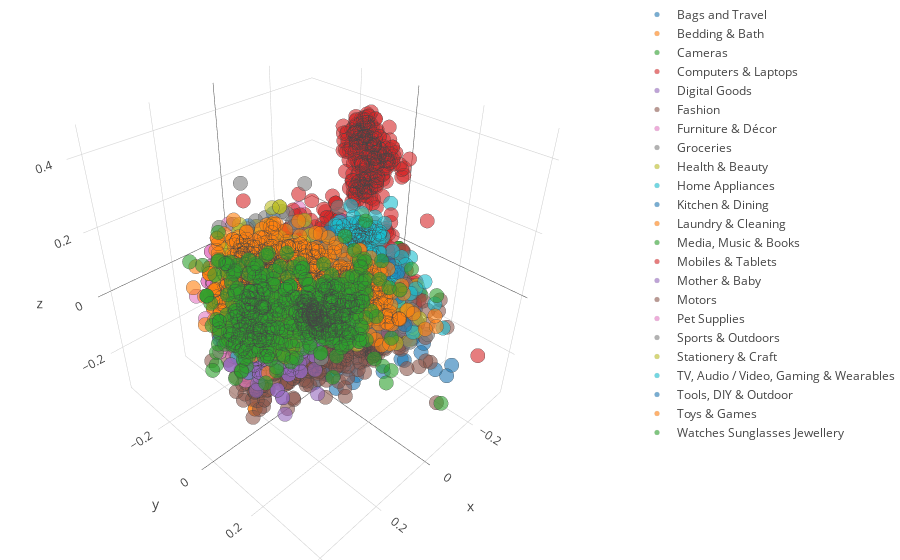

The notebook cell saved with this chart:
### Code cell
import plotly
from plotly.graph_objs import Scatter, Layout
import plotly.plotly as py
import plotly.graph_objs as go

import numpy as np

plotly.offline.init_notebook_mode(connected=True)

traces = []
for label, data in df.groupby('text_class'):
    trace = go.Scatter3d(
        name=label,
        x=data['X'],
        y=data['Y'],
        z=data['Z'],
        mode='markers',
        marker=dict(
            size=5,
            line=dict(
                #color='rgba(217, 217, 217, 0.14)',
                width=0.1
            ),
            opacity=0.6
        )
    )
    traces.append(trace)

layout = go.Layout(
    margin=dict(
        l=0,
        r=0,
        b=0,
        t=0
    )
)
#fig = go.Figure(data=data, layout=layout)
#py.iplot(fig, filename='simple-3d-scatter')
plotly.offline.iplot({
    "data": traces,
    "layout": layout
})
